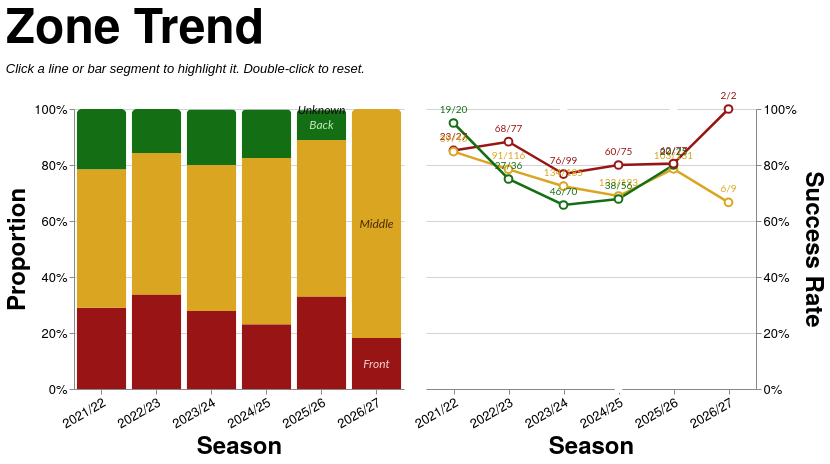

This figure's Vega-Lite source:
### Vega-Lite specification from a JSON file in a GitHub repository (floating-point values rounded to 4 significant figures; data arrays with more than 128 entries replaced by an {"elided": "..."} marker saying what was removed)
{"config": {"axis": {"labelFont": "PT Sans Narrow, Helvetica Neue, Helvetica, Arial, sans-serif", "titleFont": "PT Sans Narrow, Helvetica Neue, Helvetica, Arial, sans-serif", "labelFontSize": 13, "titleFontSize": 24, "gridColor": "#202947", "gridOpacity": 0.2, "zindex": 1}, "text": {"font": "Lato, sans-serif"}, "bar": {"cornerRadiusEnd": 5}, "header": {"labelFont": "PT Sans Narrow, Helvetica Neue, Helvetica, Arial, sans-serif", "titleFont": "PT Sans Narrow, Helvetica Neue, Helvetica, Arial, sans-serif", "labelFontSize": 24, "titleFontSize": 28, "labelFontWeight": "bold", "orient": "left"}, "legend": {"labelFont": "PT Sans Narrow, Helvetica Neue, Helvetica, Arial, sans-serif", "titleFont": "PT Sans Narrow, Helvetica Neue, Helvetica, Arial, sans-serif", "labelFontSize": 14, "titleFontSize": 16, "titlePadding": 5, "fillColor": "white", "strokeColor": "black", "padding": 10, "titleFontWeight": "lighter", "titleFontStyle": "italic", "titleColor": "gray", "offset": 10}, "title": {"font": "PT Sans Narrow, Helvetica Neue, Helvetica, Arial, sans-serif", "fontSize": 48, "fontWeight": "bold", "anchor": "start", "align": "center", "titlePadding": 20, "subtitlePadding": 10, "subtitleFontSize": 13, "subtitleColor": "", "subtitleFontStyle": "italic", "offset": 15, "color": "black"}, "axisX": {"labelAngle": 0}, "facet": {"title": null, "header": null, "align": {"row": "each", "column": "each"}, "spacing": 10}, "resolve": {"scale": {"y": "independent", "facet": "independent"}}, "background": "transparent", "scale": {"offsetBandPaddingOuter": 0.2, "offsetBandPaddingInner": 0.1}, "view": {"stroke": null, "background": "transparent"}}, "hconcat": [{"layer": [{"mark": {"type": "bar", "opacity": 0.85}, "encoding": {"color": {"field": "area", "legend": null, "scale": {"domain": ["Front", "Middle", "Back"], "range": ["#991515", "goldenrod", "#146f14"]}, "sort": ["Front", "Middle", "Back"], "type": "nominal"}, "opacity": {"condition": {"param": "param_11", "value": 1.0, "empty": true}, "value": 0.2}, "order": {"field": "stack_order", "sort": "ascending", "type": "quantitative"}, "stroke": {"value": "transparent"}, "tooltip": [{"field": "season", "title": "Season", "type": "nominal"}, {"field": "area", "title": "Zone", "type": "nominal"}, {"field": "attempts", "format": ",.0f", "title": "Attempts", "type": "quantitative"}, {"field": "won", "format": ",.0f", "title": "Won", "type": "quantitative"}, {"field": "success_rate", "format": ".1%", "title": "Success Rate", "type": "quantitative"}], "x": {"axis": {"labelAngle": -30}, "field": "season", "sort": ["2021/22", "2022/23", "2023/24", "2024/25", "2025/26", "2026/27"], "title": "Season", "type": "nominal"}, "y": {"axis": {"format": "%", "orient": "left"}, "field": "attempts", "stack": "normalize", "title": "Proportion", "type": "quantitative"}}, "name": "view_9", "transform": [{"filter": "(loSquad == 'All' || datum.squad == loSquad) && (loGameType == 'All' || (loGameType == 'League + Cup' && (datum.game_type == 'League' || datum.game_type == 'Cup')) || (loGameType == 'League only' && datum.game_type == 'League') || datum.game_type == loGameType) && (loThrower == 'All' || datum.thrower == loThrower) && (loJumper == 'All' || datum.jumper == loJumper) && (loNumbers == 'All' || datum.numbers == loNumbers)"}, {"aggregate": [{"op": "count", "as": "attempts"}, {"op": "sum", "field": "won", "as": "won"}], "groupby": ["season", "area"]}, {"calculate": "datum.won / datum.attempts", "as": "success_rate"}, {"calculate": "datum.won + '/' + datum.attempts", "as": "won_attempts_label"}, {"calculate": "datum.area == 'Front' ? 0 : datum.area == 'Middle' ? 1 : datum.area == 'Back' ? 2 : 999", "as": "stack_order"}]}, {"mark": {"type": "text", "align": "center", "baseline": "middle", "fontSize": 12, "fontStyle": "italic"}, "encoding": {"color": {"field": "text_label_color", "legend": null, "scale": null, "type": "nominal"}, "opacity": {"condition": {"param": "param_11", "value": 0.9, "empty": true}, "value": 0.3}, "text": {"field": "area", "type": "nominal"}, "x": {"axis": {"labelAngle": -30}, "field": "season", "sort": ["2021/22", "2022/23", "2023/24", "2024/25", "2025/26", "2026/27"], "title": "Season", "type": "nominal"}, "y": {"field": "mid_y", "scale": {"domain": [0, 1]}, "type": "quantitative"}}, "transform": [{"filter": "(loSquad == 'All' || datum.squad == loSquad) && (loGameType == 'All' || (loGameType == 'League + Cup' && (datum.game_type == 'League' || datum.game_type == 'Cup')) || (loGameType == 'League only' && datum.game_type == 'League') || datum.game_type == loGameType) && (loThrower == 'All' || datum.thrower == loThrower) && (loJumper == 'All' || datum.jumper == loJumper) && (loNumbers == 'All' || datum.numbers == loNumbers)"}, {"aggregate": [{"op": "count", "as": "attempts"}, {"op": "sum", "field": "won", "as": "won"}], "groupby": ["season", "area"]}, {"calculate": "datum.won / datum.attempts", "as": "success_rate"}, {"calculate": "datum.won + '/' + datum.attempts", "as": "won_attempts_label"}, {"calculate": "datum.area == 'Front' ? 0 : datum.area == 'Middle' ? 1 : datum.area == 'Back' ? 2 : 999", "as": "stack_order"}, {"joinaggregate": [{"op": "sum", "field": "attempts", "as": "season_total"}], "groupby": ["season"]}, {"calculate": "datum.attempts / datum.season_total", "as": "proportion"}, {"window": [{"op": "sum", "field": "proportion", "as": "cum_prop"}], "frame": [null, 0], "groupby": ["season"], "sort": [{"field": "stack_order", "order": "ascending"}]}, {"calculate": "datum.cum_prop - datum.proportion / 2", "as": "mid_y"}, {"calculate": "datum.area == 'Front' ? '#fce8e8' : datum.area == 'Middle' ? '#3d2000' : datum.area == 'Back' ? '#d4f5d4' : 'black'", "as": "text_label_color"}, {"calculate": "toNumber(split(datum.season, '/')[0])", "as": "season_order_num"}, {"window": [{"op": "row_number", "field": "", "as": "season_rank"}], "groupby": ["area"], "sort": [{"field": "season_order_num", "order": "descending"}]}, {"filter": "datum.season_rank == 1"}]}], "height": 280, "width": {"step": 55}}, {"layer": [{"mark": {"type": "line", "point": {"fill": "white", "filled": false, "size": 60}, "strokeWidth": 2.5}, "encoding": {"color": {"field": "area", "legend": null, "scale": {"domain": ["Front", "Middle", "Back"], "range": ["#991515", "goldenrod", "#146f14"]}, "sort": ["Front", "Middle", "Back"], "type": "nominal"}, "detail": {"field": "area", "type": "nominal"}, "opacity": {"condition": {"param": "param_11", "value": 1.0, "empty": true}, "value": 0.2}, "tooltip": [{"field": "season", "title": "Season", "type": "nominal"}, {"field": "area", "title": "Zone", "type": "nominal"}, {"field": "attempts", "format": ",.0f", "title": "Attempts", "type": "quantitative"}, {"field": "won", "format": ",.0f", "title": "Won", "type": "quantitative"}, {"field": "success_rate", "format": ".1%", "title": "Success Rate", "type": "quantitative"}], "x": {"axis": {"labelAngle": -30}, "field": "season", "sort": ["2021/22", "2022/23", "2023/24", "2024/25", "2025/26", "2026/27"], "title": "Season", "type": "nominal"}, "y": {"axis": {"format": "%", "orient": "right"}, "field": "success_rate", "scale": {"domainMax": 1, "nice": true}, "title": "Success Rate", "type": "quantitative"}}, "name": "view_10", "transform": [{"filter": "(loSquad == 'All' || datum.squad == loSquad) && (loGameType == 'All' || (loGameType == 'League + Cup' && (datum.game_type == 'League' || datum.game_type == 'Cup')) || (loGameType == 'League only' && datum.game_type == 'League') || datum.game_type == loGameType) && (loThrower == 'All' || datum.thrower == loThrower) && (loJumper == 'All' || datum.jumper == loJumper) && (loNumbers == 'All' || datum.numbers == loNumbers)"}, {"aggregate": [{"op": "count", "as": "attempts"}, {"op": "sum", "field": "won", "as": "won"}], "groupby": ["season", "area"]}, {"calculate": "datum.won / datum.attempts", "as": "success_rate"}, {"calculate": "datum.won + '/' + datum.attempts", "as": "won_attempts_label"}]}, {"mark": {"type": "text", "align": "center", "baseline": "bottom", "dy": -8, "fontSize": 10}, "encoding": {"color": {"field": "area", "legend": null, "scale": {"domain": ["Front", "Middle", "Back"], "range": ["#991515", "goldenrod", "#146f14"]}, "sort": ["Front", "Middle", "Back"], "type": "nominal"}, "detail": {"field": "area", "type": "nominal"}, "opacity": {"condition": {"param": "param_11", "value": 1.0, "empty": true}, "value": 0.2}, "text": {"field": "won_attempts_label", "type": "nominal"}, "x": {"axis": {"labelAngle": -30}, "field": "season", "sort": ["2021/22", "2022/23", "2023/24", "2024/25", "2025/26", "2026/27"], "title": "Season", "type": "nominal"}, "y": {"axis": {"format": "%", "orient": "right"}, "field": "success_rate", "scale": {"domainMax": 1, "nice": true}, "title": "Success Rate", "type": "quantitative"}}, "transform": [{"filter": "(loSquad == 'All' || datum.squad == loSquad) && (loGameType == 'All' || (loGameType == 'League + Cup' && (datum.game_type == 'League' || datum.game_type == 'Cup')) || (loGameType == 'League only' && datum.game_type == 'League') || datum.game_type == loGameType) && (loThrower == 'All' || datum.thrower == loThrower) && (loJumper == 'All' || datum.jumper == loJumper) && (loNumbers == 'All' || datum.numbers == loNumbers)"}, {"aggregate": [{"op": "count", "as": "attempts"}, {"op": "sum", "field": "won", "as": "won"}], "groupby": ["season", "area"]}, {"calculate": "datum.won / datum.attempts", "as": "success_rate"}, {"calculate": "datum.won + '/' + datum.attempts", "as": "won_attempts_label"}]}], "height": 280, "width": {"step": 55}}], "data": {"name": "data-b2c02452f1faf29dc3194a8e8485b48f"}, "params": [{"name": "loSquad", "value": "All"}, {"name": "loSeason", "value": "All"}, {"name": "loGameType", "value": "All"}, {"name": "loThrower", "value": "All"}, {"name": "loJumper", "value": "All"}, {"name": "loArea", "value": "All"}, {"name": "loNumbers", "value": "All"}, {"name": "param_11", "select": {"type": "point", "clear": "dblclick", "fields": ["area"], "on": "click"}, "views": ["view_9", "view_10"]}], "resolve": {"scale": {"color": "shared"}}, "spacing": 8, "title": {"text": "Zone Trend", "subtitle": "Click a line or bar segment to highlight it. Double-click to reset."}, "$schema": "https://vega.github.io/schema/vega-lite/v5.20.1.json", "datasets": {"data-b2c02452f1faf29dc3194a8e8485b48f": {"elided": "1247 records"}}}
